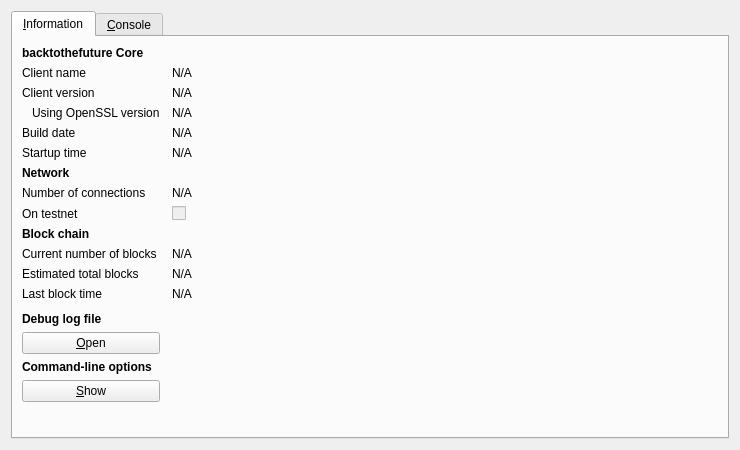
<?xml version="1.0" encoding="UTF-8"?>
<ui version="4.0">
 <class>RPCConsole</class>
 <widget class="QDialog" name="RPCConsole">
  <property name="geometry">
   <rect>
    <x>0</x>
    <y>0</y>
    <width>740</width>
    <height>450</height>
   </rect>
  </property>
  <property name="windowTitle">
   <string>backtothefuture - Debug window</string>
  </property>
  <layout class="QVBoxLayout" name="verticalLayout_2">
   <item>
    <widget class="QTabWidget" name="tabWidget">
     <property name="currentIndex">
      <number>0</number>
     </property>
     <widget class="QWidget" name="tab_info">
      <attribute name="title">
       <string>&amp;Information</string>
      </attribute>
      <layout class="QGridLayout" name="gridLayout" columnstretch="0,1">
       <property name="horizontalSpacing">
        <number>12</number>
       </property>
       <item row="0" column="0">
        <widget class="QLabel" name="label_9">
         <property name="font">
          <font>
           <weight>75</weight>
           <bold>true</bold>
          </font>
         </property>
         <property name="text">
          <string>backtothefuture Core</string>
         </property>
        </widget>
       </item>
       <item row="1" column="0">
        <widget class="QLabel" name="label_5">
         <property name="text">
          <string>Client name</string>
         </property>
        </widget>
       </item>
       <item row="1" column="1">
        <widget class="QLabel" name="clientName">
         <property name="cursor">
          <cursorShape>IBeamCursor</cursorShape>
         </property>
         <property name="text">
          <string>N/A</string>
         </property>
         <property name="textFormat">
          <enum>Qt::PlainText</enum>
         </property>
         <property name="textInteractionFlags">
          <set>Qt::LinksAccessibleByMouse|Qt::TextSelectableByKeyboard|Qt::TextSelectableByMouse</set>
         </property>
        </widget>
       </item>
       <item row="2" column="0">
        <widget class="QLabel" name="label_6">
         <property name="text">
          <string>Client version</string>
         </property>
        </widget>
       </item>
       <item row="2" column="1">
        <widget class="QLabel" name="clientVersion">
         <property name="cursor">
          <cursorShape>IBeamCursor</cursorShape>
         </property>
         <property name="text">
          <string>N/A</string>
         </property>
         <property name="textFormat">
          <enum>Qt::PlainText</enum>
         </property>
         <property name="textInteractionFlags">
          <set>Qt::LinksAccessibleByMouse|Qt::TextSelectableByKeyboard|Qt::TextSelectableByMouse</set>
         </property>
        </widget>
       </item>
       <item row="3" column="0">
        <widget class="QLabel" name="label_14">
         <property name="text">
          <string>Using OpenSSL version</string>
         </property>
         <property name="indent">
          <number>10</number>
         </property>
        </widget>
       </item>
       <item row="3" column="1">
        <widget class="QLabel" name="openSSLVersion">
         <property name="cursor">
          <cursorShape>IBeamCursor</cursorShape>
         </property>
         <property name="text">
          <string>N/A</string>
         </property>
         <property name="textFormat">
          <enum>Qt::PlainText</enum>
         </property>
         <property name="textInteractionFlags">
          <set>Qt::LinksAccessibleByMouse|Qt::TextSelectableByKeyboard|Qt::TextSelectableByMouse</set>
         </property>
        </widget>
       </item>
       <item row="4" column="0">
        <widget class="QLabel" name="label_12">
         <property name="text">
          <string>Build date</string>
         </property>
        </widget>
       </item>
       <item row="4" column="1">
        <widget class="QLabel" name="buildDate">
         <property name="cursor">
          <cursorShape>IBeamCursor</cursorShape>
         </property>
         <property name="text">
          <string>N/A</string>
         </property>
         <property name="textFormat">
          <enum>Qt::PlainText</enum>
         </property>
         <property name="textInteractionFlags">
          <set>Qt::LinksAccessibleByMouse|Qt::TextSelectableByKeyboard|Qt::TextSelectableByMouse</set>
         </property>
        </widget>
       </item>
       <item row="5" column="0">
        <widget class="QLabel" name="label_13">
         <property name="text">
          <string>Startup time</string>
         </property>
        </widget>
       </item>
       <item row="5" column="1">
        <widget class="QLabel" name="startupTime">
         <property name="cursor">
          <cursorShape>IBeamCursor</cursorShape>
         </property>
         <property name="text">
          <string>N/A</string>
         </property>
         <property name="textFormat">
          <enum>Qt::PlainText</enum>
         </property>
         <property name="textInteractionFlags">
          <set>Qt::LinksAccessibleByMouse|Qt::TextSelectableByKeyboard|Qt::TextSelectableByMouse</set>
         </property>
        </widget>
       </item>
       <item row="6" column="0">
        <widget class="QLabel" name="label_11">
         <property name="font">
          <font>
           <weight>75</weight>
           <bold>true</bold>
          </font>
         </property>
         <property name="text">
          <string>Network</string>
         </property>
        </widget>
       </item>
       <item row="7" column="0">
        <widget class="QLabel" name="label_7">
         <property name="text">
          <string>Number of connections</string>
         </property>
        </widget>
       </item>
       <item row="7" column="1">
        <widget class="QLabel" name="numberOfConnections">
         <property name="cursor">
          <cursorShape>IBeamCursor</cursorShape>
         </property>
         <property name="text">
          <string>N/A</string>
         </property>
         <property name="textFormat">
          <enum>Qt::PlainText</enum>
         </property>
         <property name="textInteractionFlags">
          <set>Qt::LinksAccessibleByMouse|Qt::TextSelectableByKeyboard|Qt::TextSelectableByMouse</set>
         </property>
        </widget>
       </item>
       <item row="8" column="0">
        <widget class="QLabel" name="label_8">
         <property name="text">
          <string>On testnet</string>
         </property>
        </widget>
       </item>
       <item row="8" column="1">
        <widget class="QCheckBox" name="isTestNet">
         <property name="enabled">
          <bool>false</bool>
         </property>
         <property name="text">
          <string/>
         </property>
        </widget>
       </item>
       <item row="9" column="0">
        <widget class="QLabel" name="label_10">
         <property name="font">
          <font>
           <weight>75</weight>
           <bold>true</bold>
          </font>
         </property>
         <property name="text">
          <string>Block chain</string>
         </property>
        </widget>
       </item>
       <item row="10" column="0">
        <widget class="QLabel" name="label_3">
         <property name="text">
          <string>Current number of blocks</string>
         </property>
        </widget>
       </item>
       <item row="10" column="1">
        <widget class="QLabel" name="numberOfBlocks">
         <property name="cursor">
          <cursorShape>IBeamCursor</cursorShape>
         </property>
         <property name="text">
          <string>N/A</string>
         </property>
         <property name="textFormat">
          <enum>Qt::PlainText</enum>
         </property>
         <property name="textInteractionFlags">
          <set>Qt::LinksAccessibleByMouse|Qt::TextSelectableByKeyboard|Qt::TextSelectableByMouse</set>
         </property>
        </widget>
       </item>
       <item row="11" column="0">
        <widget class="QLabel" name="label_4">
         <property name="text">
          <string>Estimated total blocks</string>
         </property>
        </widget>
       </item>
       <item row="11" column="1">
        <widget class="QLabel" name="totalBlocks">
         <property name="cursor">
          <cursorShape>IBeamCursor</cursorShape>
         </property>
         <property name="text">
          <string>N/A</string>
         </property>
         <property name="textFormat">
          <enum>Qt::PlainText</enum>
         </property>
         <property name="textInteractionFlags">
          <set>Qt::LinksAccessibleByMouse|Qt::TextSelectableByKeyboard|Qt::TextSelectableByMouse</set>
         </property>
        </widget>
       </item>
       <item row="12" column="0">
        <widget class="QLabel" name="label_2">
         <property name="text">
          <string>Last block time</string>
         </property>
        </widget>
       </item>
       <item row="12" column="1">
        <widget class="QLabel" name="lastBlockTime">
         <property name="cursor">
          <cursorShape>IBeamCursor</cursorShape>
         </property>
         <property name="text">
          <string>N/A</string>
         </property>
         <property name="textFormat">
          <enum>Qt::PlainText</enum>
         </property>
         <property name="textInteractionFlags">
          <set>Qt::LinksAccessibleByMouse|Qt::TextSelectableByKeyboard|Qt::TextSelectableByMouse</set>
         </property>
        </widget>
       </item>
       <item row="13" column="0">
        <spacer name="verticalSpacer_2">
         <property name="orientation">
          <enum>Qt::Vertical</enum>
         </property>
         <property name="sizeHint" stdset="0">
          <size>
           <width>20</width>
           <height>20</height>
          </size>
         </property>
        </spacer>
       </item>
       <item row="14" column="0">
        <widget class="QLabel" name="labelDebugLogfile">
         <property name="font">
          <font>
           <weight>75</weight>
           <bold>true</bold>
          </font>
         </property>
         <property name="text">
          <string>Debug log file</string>
         </property>
        </widget>
       </item>
       <item row="15" column="0">
        <widget class="QPushButton" name="openDebugLogfileButton">
         <property name="toolTip">
          <string>Open the backtothefuture debug log file from the current data directory. This can take a few seconds for large log files.</string>
         </property>
         <property name="text">
          <string>&amp;Open</string>
         </property>
         <property name="autoDefault">
          <bool>false</bool>
         </property>
        </widget>
       </item>
       <item row="16" column="0">
        <widget class="QLabel" name="labelCLOptions">
         <property name="font">
          <font>
           <weight>75</weight>
           <bold>true</bold>
          </font>
         </property>
         <property name="text">
          <string>Command-line options</string>
         </property>
        </widget>
       </item>
       <item row="17" column="0">
        <widget class="QPushButton" name="showCLOptionsButton">
         <property name="toolTip">
          <string>Show the backtothefuture-qt help message to get a list with possible backtothefuture command-line options.</string>
         </property>
         <property name="text">
          <string>&amp;Show</string>
         </property>
         <property name="autoDefault">
          <bool>false</bool>
         </property>
        </widget>
       </item>
       <item row="18" column="0">
        <spacer name="verticalSpacer">
         <property name="orientation">
          <enum>Qt::Vertical</enum>
         </property>
         <property name="sizeHint" stdset="0">
          <size>
           <width>20</width>
           <height>40</height>
          </size>
         </property>
        </spacer>
       </item>
      </layout>
     </widget>
     <widget class="QWidget" name="tab_console">
      <attribute name="title">
       <string>&amp;Console</string>
      </attribute>
      <layout class="QVBoxLayout" name="verticalLayout_3">
       <property name="spacing">
        <number>3</number>
       </property>
       <item>
        <widget class="QTextEdit" name="messagesWidget">
         <property name="minimumSize">
          <size>
           <width>0</width>
           <height>100</height>
          </size>
         </property>
         <property name="readOnly">
          <bool>true</bool>
         </property>
         <property name="tabKeyNavigation" stdset="0">
          <bool>false</bool>
         </property>
         <property name="columnCount" stdset="0">
          <number>2</number>
         </property>
        </widget>
       </item>
       <item>
        <layout class="QHBoxLayout" name="horizontalLayout">
         <property name="spacing">
          <number>3</number>
         </property>
         <item>
          <widget class="QLabel" name="label">
           <property name="text">
            <string notr="true">&gt;</string>
           </property>
          </widget>
         </item>
         <item>
          <widget class="QLineEdit" name="lineEdit"/>
         </item>
         <item>
          <widget class="QPushButton" name="clearButton">
           <property name="maximumSize">
            <size>
             <width>24</width>
             <height>24</height>
            </size>
           </property>
           <property name="toolTip">
            <string>Clear console</string>
           </property>
           <property name="text">
            <string/>
           </property>
           <property name="icon">
            <iconset resource="../bitcoin.qrc">
             <normaloff>:/icons/remove</normaloff>:/icons/remove</iconset>
           </property>
           <property name="shortcut">
            <string notr="true">Ctrl+L</string>
           </property>
           <property name="autoDefault">
            <bool>false</bool>
           </property>
          </widget>
         </item>
        </layout>
       </item>
      </layout>
     </widget>
    </widget>
   </item>
  </layout>
 </widget>
 <resources>
  <include location="../bitcoin.qrc"/>
 </resources>
 <connections/>
</ui>
